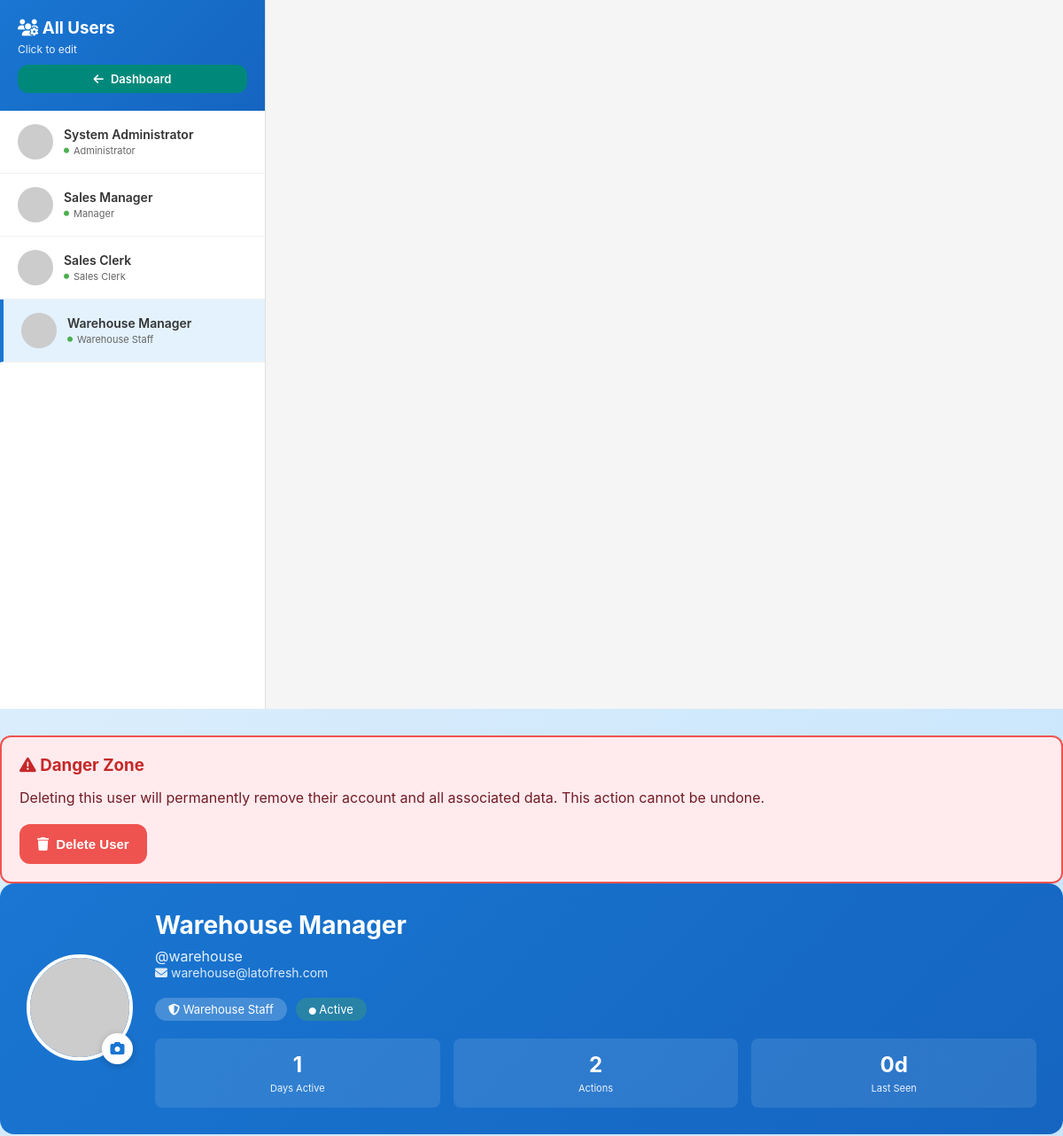
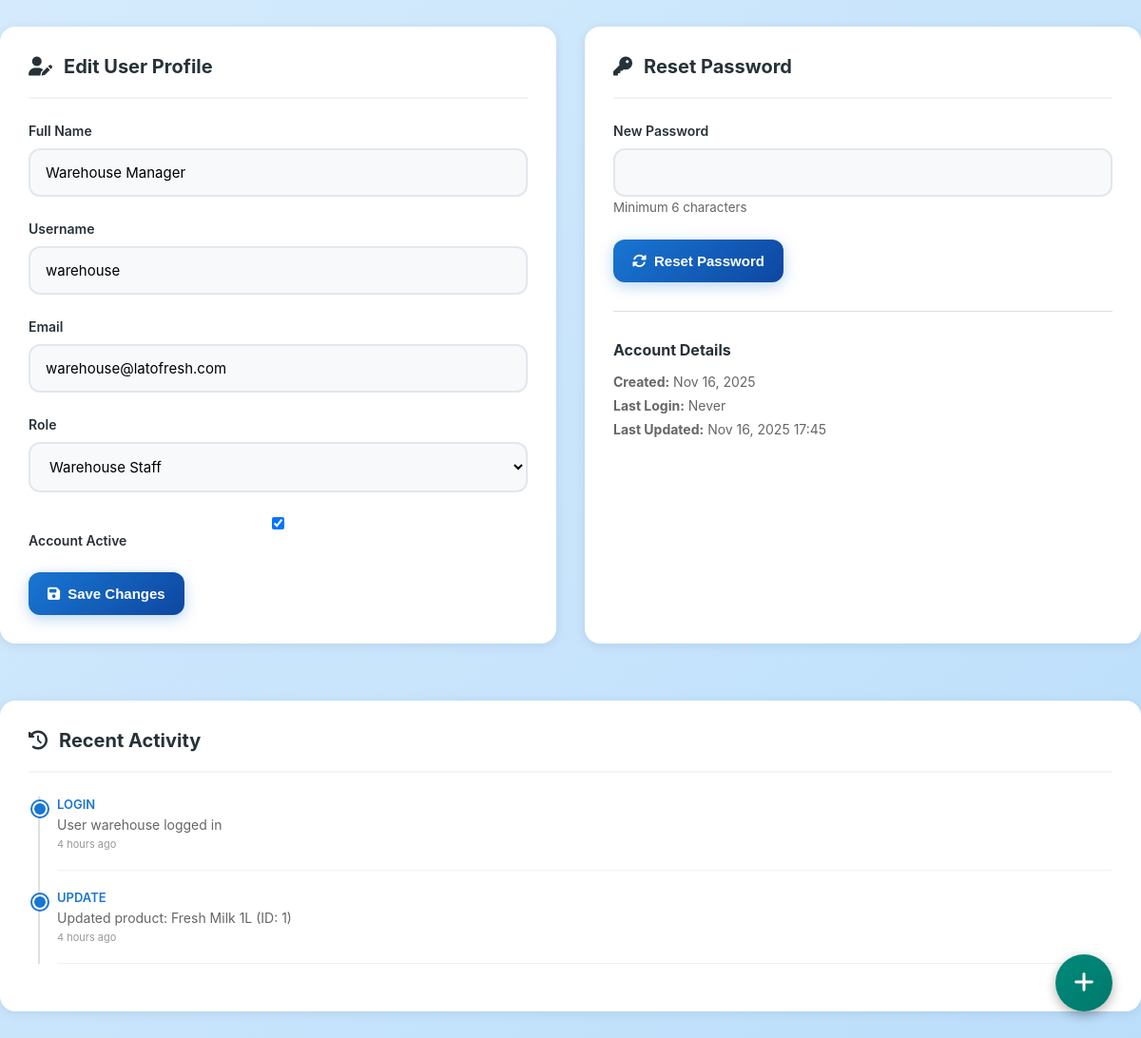
Screenshot of /admin_users.php?user_id=4 (signed in) with the database file from the repository (2 pictures, top to bottom).
### tables this page shows
CREATE TABLE IF NOT EXISTS users (
    id INT AUTO_INCREMENT PRIMARY KEY,
    username VARCHAR(50) UNIQUE NOT NULL,
    password VARCHAR(255) NOT NULL,
    full_name VARCHAR(100) NOT NULL,
    email VARCHAR(100) UNIQUE NOT NULL,
    role ENUM('admin', 'sales', 'warehouse', 'manager') NOT NULL,
    active TINYINT(1) DEFAULT 1,
    profile_image VARCHAR(255) NULL,
    last_login DATETIME,
    created_at TIMESTAMP DEFAULT CURRENT_TIMESTAMP,
    updated_at TIMESTAMP DEFAULT CURRENT_TIMESTAMP ON UPDATE CURRENT_TIMESTAMP,
    INDEX idx_username (username),
    INDEX idx_role (role),
    INDEX idx_active (active)
);

CREATE TABLE IF NOT EXISTS audit_logs (
    id INT AUTO_INCREMENT PRIMARY KEY,
    action VARCHAR(50) NOT NULL,
    description TEXT NOT NULL,
    user VARCHAR(50) NOT NULL,
    created_at TIMESTAMP DEFAULT CURRENT_TIMESTAMP,
    INDEX idx_action (action),
    INDEX idx_user (user),
    INDEX idx_created (created_at)
);

### config.php (called while the page is built, shortened)
<?php
class Database {
    private static $instance = null;
    private $conn;
    private function __construct() {
        try {
            $this->conn = new mysqli(DB_HOST, DB_USER, DB_PASS, DB_NAME);
            $this->conn->set_charset("utf8mb4");
        } catch (Exception $e) {
            die("Database Connection Error: " . $e->getMessage());
        }
    }
    public static function getInstance() {
        if (self::$instance == null) {
            self::$instance = new Database();
        }
        return self::$instance;
    }
    public function query($sql) {
        return $this->conn->query($sql);
    }
}
function time_ago($datetime) {
    $timestamp = strtotime($datetime);
    $difference = time() - $timestamp;
    if ($difference < 60) {
        return $difference . ' seconds ago';
    } elseif ($difference < 3600) {
        return floor($difference / 60) . ' minutes ago';
    } elseif ($difference < 86400) {
        return floor($difference / 3600) . ' hours ago';
    } elseif ($difference < 604800) {
        return floor($difference / 86400) . ' days ago';
    } else {
        return date('M d, Y', $timestamp);
    }
}
function get_role_display($role) {
    $roles = [
        'admin' => 'Administrator',
        'sales' => 'Sales Clerk',
        'warehouse' => 'Warehouse Staff',
        'manager' => 'Manager'
    ];
    return $roles[$role] ?? $role;
}
$db = Database::getInstance();
?>

### admin_users.php (the view, shortened to what this page needs)
<?php
require_once 'config.php';
$edit_user_id = isset($_GET['user_id']) ? intval($_GET['user_id']) : 0;
$user_data = $db->query("SELECT * FROM users WHERE id = $edit_user_id")->fetch_assoc();
$profile_image = 'https://ui-avatars.com/api/?name=' . urlencode($user_data['full_name']) . '&size=150&background=1976d2&color=fff&bold=true';
$all_users = $db->query("SELECT id, username, full_name, role, active, profile_image FROM users ORDER BY username");
$activity_stats = $db->query("SELECT
    COUNT(DISTINCT DATE(created_at)) as days_active,
    COUNT(*) as total_actions,
    MAX(created_at) as last_activity
    FROM audit_logs
    WHERE user = '{$user_data['username']}'")->fetch_assoc();
$recent_activity = $db->query("SELECT action, description, created_at
    FROM audit_logs
    WHERE user = '{$user_data['username']}'
    ORDER BY created_at DESC
    LIMIT 10");
?>
<!DOCTYPE html>
<html lang="en">
<head>
    <link rel="stylesheet" href="https://cdnjs.cloudflare.com/ajax/libs/font-awesome/6.4.0/css/all.min.css">
    <link rel="stylesheet" href="assets/css/style.css">
</head>
<body>
    <div class="admin-container">
        <div class="users-sidebar">
            <div class="users-sidebar-header">
                <h3><i class="fas fa-users-cog"></i> All Users</h3>
                <p style="font-size: 12px; opacity: 0.9; margin-top: 5px;">Click to edit</p>
                <a href="index.php" class="btn btn-secondary btn-small" style="margin-top: 10px; width: 100%;">
                    <i class="fas fa-arrow-left"></i> Dashboard
                </a>
            </div>
            <?php while ($user = $all_users->fetch_assoc()):
                $user_avatar = 'https://ui-avatars.com/api/?name=' . urlencode($user['full_name']) . '&size=40&background=1976d2&color=fff';
                $is_active = ($user['id'] == $edit_user_id) ? 'active' : '';
            ?>
            <div class="user-list-item <?php echo $is_active; ?>" onclick="window.location.href='admin_users.php?user_id=<?php echo $user['id']; ?>'">
                <img src="<?php echo $user_avatar; ?>" class="user-list-avatar" alt="Avatar">
                <div class="user-list-info">
                    <div class="user-list-name"><?php echo htmlspecialchars($user['full_name']); ?></div>
                    <div class="user-list-role">
                        <i class="fas fa-circle" style="font-size: 6px; color: <?php echo $user['active'] ? '#4caf50' : '#999'; ?>;"></i>
                        <?php echo get_role_display($user['role']); ?>
                    </div>
                </div>
            </div>
            <?php endwhile; ?>
        </div>
        <div class="user-content">
                </div>
            </div>
            <?php if ($edit_user_id != $_SESSION['user_id']): ?>
            <div class="danger-zone">
                <h3 style="color: #c62828; margin-bottom: 15px;">
                    <i class="fas fa-exclamation-triangle"></i> Danger Zone
                </h3>
                <p style="color: #721c24; margin-bottom: 20px;">
                    Deleting this user will permanently remove their account and all associated data. This action cannot be undone.
                </p>
                <button onclick="deleteUser(<?php echo $edit_user_id; ?>)" class="btn btn-danger">
                    <i class="fas fa-trash"></i> Delete User
                </button>
            </div>
            <?php endif; ?>
    <button class="add-user-btn" onclick="openAddUserModal()">
        <i class="fas fa-plus"></i>
    </button>
</body>
</html>
            <div class="profile-header-admin">
                <div class="profile-image-container">
                    <img src="<?php echo htmlspecialchars($profile_image); ?>" alt="Profile" class="profile-image" id="profilePreview">
                    <form method="POST" enctype="multipart/form-data" id="imageForm" style="display: inline;">
                        <label for="imageInput" class="profile-image-upload">
                            <i class="fas fa-camera" style="color: #1976d2;"></i>
                        </label>
                    </form>
                </div>
                <div class="profile-info" style="flex: 1;">
                    <h1><?php echo htmlspecialchars($user_data['full_name']); ?></h1>
                    <p style="font-size: 16px; opacity: 0.9;">@<?php echo htmlspecialchars($user_data['username']); ?></p>
                    <p style="font-size: 14px; opacity: 0.85;"><i class="fas fa-envelope"></i> <?php echo htmlspecialchars($user_data['email']); ?></p>
                    <div style="display: flex; gap: 10px; margin-top: 10px;">
                        <span class="profile-badge">
                            <i class="fas fa-shield-alt"></i> <?php echo get_role_display($user_data['role']); ?>
                        </span>
                        <span class="profile-badge" style="background: <?php echo $user_data['active'] ? 'rgba(76,175,80,0.3)' : 'rgba(239,83,80,0.3)'; ?>">
                            <i class="fas fa-circle" style="font-size: 8px;"></i>
                            <?php echo $user_data['active'] ? 'Active' : 'Inactive'; ?>
                        </span>
                    </div>
                    <div class="stats-mini">
                        <div class="stat-mini">
                            <div class="stat-mini-value"><?php echo $activity_stats['days_active']; ?></div>
                            <div class="stat-mini-label">Days Active</div>
                        </div>
                        <div class="stat-mini">
                            <div class="stat-mini-value"><?php echo $activity_stats['total_actions']; ?></div>
                            <div class="stat-mini-label">Actions</div>
                        </div>
                        <div class="stat-mini">
                            <div class="stat-mini-value">
                                <?php
                                if ($activity_stats['last_activity']) {
                                    $days = floor((time() - strtotime($activity_stats['last_activity'])) / 86400);
                                    echo $days . 'd';
                                } else {
                                    echo 'Never';
                                }
                                ?>
                            </div>
                            <div class="stat-mini-label">Last Seen</div>
                        </div>
                    </div>
                </div>
            </div>
            <div style="display: grid; grid-template-columns: 1fr 1fr; gap: 30px; margin-bottom: 30px;">
                <div class="panel">
                    <div class="panel-header">
                        <div class="panel-title"><i class="fas fa-user-edit"></i> Edit User Profile</div>
                    </div>
                    <form method="POST">
                        <div class="form-group">
                            <label>Full Name</label>
                            <input type="text" name="full_name" value="<?php echo htmlspecialchars($user_data['full_name']); ?>" required>
                        </div>
                        <div class="form-group">
                            <label>Username</label>
                            <input type="text" name="username" value="<?php echo htmlspecialchars($user_data['username']); ?>" required>
                        </div>
                        <div class="form-group">
                            <label>Email</label>
                            <input type="email" name="email" value="<?php echo htmlspecialchars($user_data['email']); ?>" required>
                        </div>
                        <div class="form-group">
                            <label>Role</label>
                            <select name="role" required>
                                <option value="warehouse" <?php echo $user_data['role'] == 'warehouse' ? 'selected' : ''; ?>>Warehouse Staff</option>
                            </select>
                        </div>
                        <div class="form-group">
                            <label>
                                <input type="checkbox" name="active" <?php echo $user_data['active'] ? 'checked' : ''; ?>>
                                Account Active
                            </label>
                        </div>
                        <button type="submit" name="update_profile" class="btn btn-primary">
                            <i class="fas fa-save"></i> Save Changes
                        </button>
                    </form>
                </div>
                <div class="panel">
                    <div class="panel-header">
                        <div class="panel-title"><i class="fas fa-key"></i> Reset Password</div>
                    </div>
                    <form method="POST">
                        <div class="form-group">
                            <label>New Password</label>
                            <input type="password" name="new_password" required minlength="6">
                            <small style="color: #666;">Minimum 6 characters</small>
                        </div>
                        <button type="submit" name="reset_password" class="btn btn-primary">
                            <i class="fas fa-sync-alt"></i> Reset Password
                        </button>
                    </form>
                    <div style="margin-top: 30px; padding-top: 30px; border-top: 1px solid #e0e0e0;">
                        <h4 style="margin-bottom: 15px;">Account Details</h4>
                        <div style="font-size: 14px; color: #666;">
                            <p style="margin: 8px 0;">
                                <strong>Created:</strong> <?php echo date('M d, Y', strtotime($user_data['created_at'])); ?>
                            </p>
                            <p style="margin: 8px 0;">
                                <strong>Last Login:</strong> <?php echo $user_data['last_login'] ? date('M d, Y H:i', strtotime($user_data['last_login'])) : 'Never'; ?>
                            </p>
                            <p style="margin: 8px 0;">
                                <strong>Last Updated:</strong> <?php echo date('M d, Y H:i', strtotime($user_data['updated_at'])); ?>
                            </p>
                        </div>
                    </div>
                </div>
            </div>
            <div class="panel">
                <div class="panel-header">
                    <div class="panel-title"><i class="fas fa-history"></i> Recent Activity</div>
                </div>
                <div class="activity-timeline">
                    <?php if ($recent_activity->num_rows > 0): ?>
                        <?php while ($activity = $recent_activity->fetch_assoc()): ?>
                        <div class="activity-item">
                            <div class="activity-action"><?php echo htmlspecialchars($activity['action']); ?></div>
                            <div class="activity-desc"><?php echo htmlspecialchars($activity['description']); ?></div>
                            <div class="activity-time"><?php echo time_ago($activity['created_at']); ?></div>
                        </div>
                        <?php endwhile; ?>
                    <?php endif;

### assets/css/style.css (style rules this page uses)
* { margin: 0; padding: 0; box-sizing: border-box; }
:root { --primary: #1976d2; --primary-light: #42a5f5; --primary-dark: #0d47a1; --secondary: #00897b; --accent: #ffa726; --danger: #ef5350; --success: #66bb6a; --warning: #ffa726; --bg-light: #f5f7fa; --text-dark: #263238; --text-light: #546e7a; --white: #ffffff; --shadow: 0 2px 12px rgba(0,0,0,0.08); --shadow-lg: 0 4px 20px rgba(0,0,0,0.12); --border-radius: 12px; }
body { font-family: 'Inter', 'Segoe UI', Tahoma, Geneva, Verdana, sans-serif; background: linear-gradient(135deg, #e3f2fd 0%, #bbdefb 100%); color: var(--text-dark); min-height: 100vh; }
.form-group { margin-bottom: 25px; position: relative; }
.form-group label { display: block; margin-bottom: 10px; color: var(--text-dark); font-weight: 600; font-size: 14px; }
.form-group input, .form-group select, .form-group textarea { width: 100%; padding: 14px 16px; border: 2px solid #e1e8ed; border-radius: var(--border-radius); font-family: inherit; font-size: 15px; transition: all 0.3s; background: #f8f9fa; }
.btn { padding: 14px 20px; border: none; border-radius: var(--border-radius); font-size: 15px; font-weight: 600; cursor: pointer; transition: all 0.3s; display: inline-flex; align-items: center; justify-content: center; gap: 8px; text-decoration: none; }
.btn-primary { background: linear-gradient(135deg, var(--primary) 0%, var(--primary-dark) 100%); color: var(--white); box-shadow: 0 4px 15px rgba(25, 118, 210, 0.3); }
.btn-secondary { background: var(--secondary); color: var(--white); }
.btn-danger { background: var(--danger); color: var(--white); }
.btn-small { padding: 8px 16px; font-size: 13px; }
.panel { background: var(--white); border-radius: 16px; box-shadow: var(--shadow); padding: 30px; margin-bottom: 30px; }
.panel-header { display: flex; justify-content: space-between; align-items: center; margin-bottom: 25px; padding-bottom: 20px; border-bottom: 2px solid #f0f3f7; }
.panel-title { font-size: 20px; font-weight: 700; color: var(--text-dark); display: flex; align-items: center; gap: 12px; }

### rows the page displays
users: full_name "System Administrator", active 1 (drawn), role "Administrator"
users: full_name "Sales Manager", active 1 (drawn), role "Manager"
users: full_name "Sales Clerk", active 1 (drawn), role "Sales Clerk"
users: full_name "Warehouse Manager", role "Warehouse Staff", username "warehouse", email "warehouse@latofresh.com", active "☑", created_at "Nov 16, 2025", updated_at "Nov 16, 2025 17:45"
audit_logs: action "LOGIN", description "User warehouse logged in", created_at "4 hours ago"
audit_logs: action "UPDATE", description "Updated product: Fresh Milk 1L (ID: 1)", created_at "4 hours ago"

### other values shown
$activity_stats['days_active'] "1"
$activity_stats['total_actions'] "2"
$days "0"
